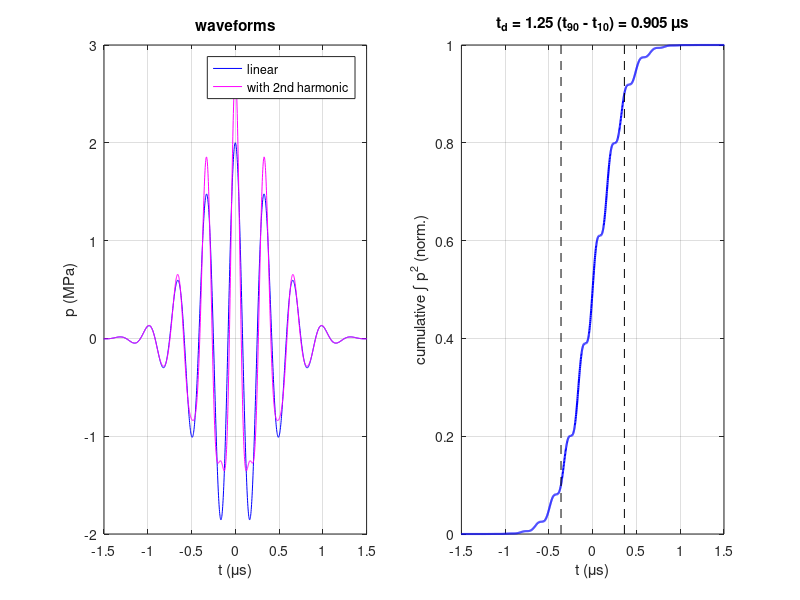

MATLAB code to generate this figure:
%% m22_intensity_parameters.m  -  From a hydrophone waveform to PII, t_d, I_pa, I_ta and duty factor
% Purpose : compute the exposure quantities exactly as defined for an output report:
%           p_c, p_r, PII = int p^2/(rho c) dt, pulse duration t_d = 1.25 (t90 - t10) of the
%           cumulative p^2 integral, I_pa = PII/t_d, acoustic working frequency (zero crossings
%           and -3 dB spectral mean), then I_ta and DF for scanned, PW, plane-wave and push modes.
% Change  : f0, ncyc (cycles at -6 dB of the Gaussian envelope), p0, h2 (2nd-harmonic level),
%           frame rate, beam width W6 and line spacing dx, prf.
% Expect  : 3 MHz, 3 cycles, 2 MPa (linear): PII = 0.100 mJ/cm^2; t_d = 0.905 us from the waveform
%           (0.962 us from the envelope-only closed form: the carrier ripple in p^2 shifts t10 and
%           t90 for few-cycle pulses); PW at 5 kHz 502 mW/cm^2; B-mode 30 Hz 11.3 mW/cm^2.
rng(1);
rhoc = 1.5e6;                      % Rayl, water
f0 = 3e6; ncyc = 3; p0 = 2e6;      % Hz, cycles at -6 dB, Pa
fs = 500e6; t = (-12e-6:1/fs:12e-6); % s
sig = ncyc/(2.3548*f0);            % s, envelope standard deviation
env = exp(-t.^2/(2*sig^2));
%% 1. Linear pulse and a pulse with a 2nd harmonic (nonlinear-looking, p_c > p_r)
h2 = 0.35;                         % relative 2nd-harmonic amplitude
P = [p0*env.*cos(2*pi*f0*t); p0*env.*(cos(2*pi*f0*t) + h2*env.*cos(2*pi*2*f0*t))];
names = {'linear', 'with 2nd harmonic'};
for k = 1:2
  p = P(k,:);
  pc = max(p); pr = -min(p);
  cum = cumsum(p.^2)/fs/rhoc;  PII = cum(end);              % J/m^2
  t10 = t(find(cum >= 0.1*PII, 1)); t90 = t(find(cum >= 0.9*PII, 1));
  td = 1.25*(t90 - t10);  Ipa = PII/td;
  % acoustic working frequency: zero crossings within the -12 dB envelope, and -3 dB spectral mean
  sel = find(env > 0.25); ps = p(sel); ts = t(sel);
  ic = find(ps(1:end-1).*ps(2:end) < 0);                    % sign changes
  tc = ts(ic) - ps(ic).*(ts(ic+1) - ts(ic))./(ps(ic+1) - ps(ic));  % interpolated crossing times
  fzc = (numel(tc) - 1)/(2*(tc(end) - tc(1)));
  N = 2^nextpow2(numel(p))*4; S = abs(fft(p, N)); fr = (0:N-1)*fs/N; half = 1:N/2;
  S = S(half); fr = fr(half); [Sm, im] = max(S);
  il = find(S(1:im) < Sm/sqrt(2), 1, 'last') + 1; iu = im - 1 + find(S(im:end) < Sm/sqrt(2), 1);
  fawf = (fr(il) + fr(iu))/2;
  fprintf('%s pulse:\n', names{k});
  fprintf('  p_c = %.2f MPa, p_r = %.2f MPa\n', pc/1e6, pr/1e6);
  fprintf('  PII = %.4f mJ/cm^2, t_d = %.3f us, I_pa = %.1f W/cm^2\n', PII*1e3/1e4, td*1e6, Ipa/1e4);
  fprintf('  f_awf: zero-crossing %.2f MHz, -3 dB spectral mean %.2f MHz\n', fzc/1e6, fawf/1e6);
  if k == 1
    fprintf('  closed forms: t_d = 2.2655 sigma = %.3f us, PII = p^2/(2 rho c) sigma sqrt(pi) = %.4f mJ/cm^2, I_pa = 0.782 p^2/(2 rho c) = %.1f W/cm^2\n', ...
      2.2655*sig*1e6, p0^2/(2*rhoc)*sig*sqrt(pi)*1e3/1e4, 0.7824*p0^2/(2*rhoc)/1e4);
    PIIlin = PII; tdlin = td; cumlin = cum; t10l = t10; t90l = t90;
  end
end
% envelope closed form vs exact t_d as the pulse gets longer
fprintf('\n  cycles | t_d exact / closed form\n');
for nc = [2 3 5 10 20]
  sg = nc/(2.3548*f0); q = exp(-t.^2/(2*sg^2)).*cos(2*pi*f0*t); cq = cumsum(q.^2); cq = cq/cq(end);
  tdq = 1.25*(t(find(cq >= 0.9, 1)) - t(find(cq >= 0.1, 1)));
  fprintf('   %4d  |  %.3f\n', nc, tdq/(2.2655*sg));
end
%% 2. Pulses per second at the point, I_ta and duty factor
frame = 30; W6 = 1.5e-3; dx = 0.3e-3;                 % Hz, m, m
w = W6/1.6651;                                         % 1/e^2 intensity half-width
lines = (-60:60)*dx; neff = sum(exp(-2*lines.^2/w^2)); % exact sum over lines
fprintf('\nScanned B-mode: overlap sum %.3f pulses/frame (approx 0.7527 W6/dx = %.3f)\n', neff, 0.7527*W6/dx);
modes = {'B-mode 30 Hz', 'colour 10 Hz x ens 10', 'PW 5 kHz', 'plane wave 5 kHz'};
rate = [frame*neff, 10*neff*10, 5000, 5000];
fprintf('  mode                   | pulses/s at point | I_ta (mW/cm^2) | DF\n');
for k = 1:numel(modes)
  Ita = PIIlin*rate(k);
  fprintf('  %-22s | %10.1f        | %10.2f     | %.2e\n', modes{k}, rate(k), Ita*1e3/1e4, tdlin*rate(k));
end
% push pulse: 1200 cycles at -6 dB (400 us), 3 MPa, 3 MHz, 2 per second
sp = 1200/(2.3548*3e6); PIIp = (3e6)^2/(2*rhoc)*sp*sqrt(pi);
fprintf('  push 400 us, 3 MPa, 2/s | PII = %.3f J/cm^2 | I_ta = %.0f mW/cm^2 | DF = %.2e\n', PIIp/1e4, 2*PIIp*1e3/1e4, 2*2.2655*sp);
fprintf('  push / 2-cycle PII ratio at equal pressure = %.0f\n', 1200/2);
fprintf('Track 3: I_SPTA.3 <= 720 mW/cm^2 and (MI <= 1.9 or I_SPPA.3 <= 190 W/cm^2)\n');
%% Figure
figure('Position', [100 100 900 330]);
subplot(1,2,1);
plot(t*1e6, P(1,:)/1e6, 'b', t*1e6, P(2,:)/1e6, 'm'); grid on; xlim([-1.5 1.5]);
xlabel('t (\mus)'); ylabel('p (MPa)'); legend(names); title('waveforms');
subplot(1,2,2);
plot(t*1e6, cumlin/PIIlin, 'b', 'LineWidth', 1.5); hold on;
plot([t10l t10l]*1e6, [0 1], 'k--', [t90l t90l]*1e6, [0 1], 'k--'); grid on; xlim([-1.5 1.5]);
xlabel('t (\mus)'); ylabel('cumulative \int p^2 (norm.)');
title(sprintf('t_d = 1.25 (t_{90} - t_{10}) = %.3f \\mus', tdlin*1e6));
